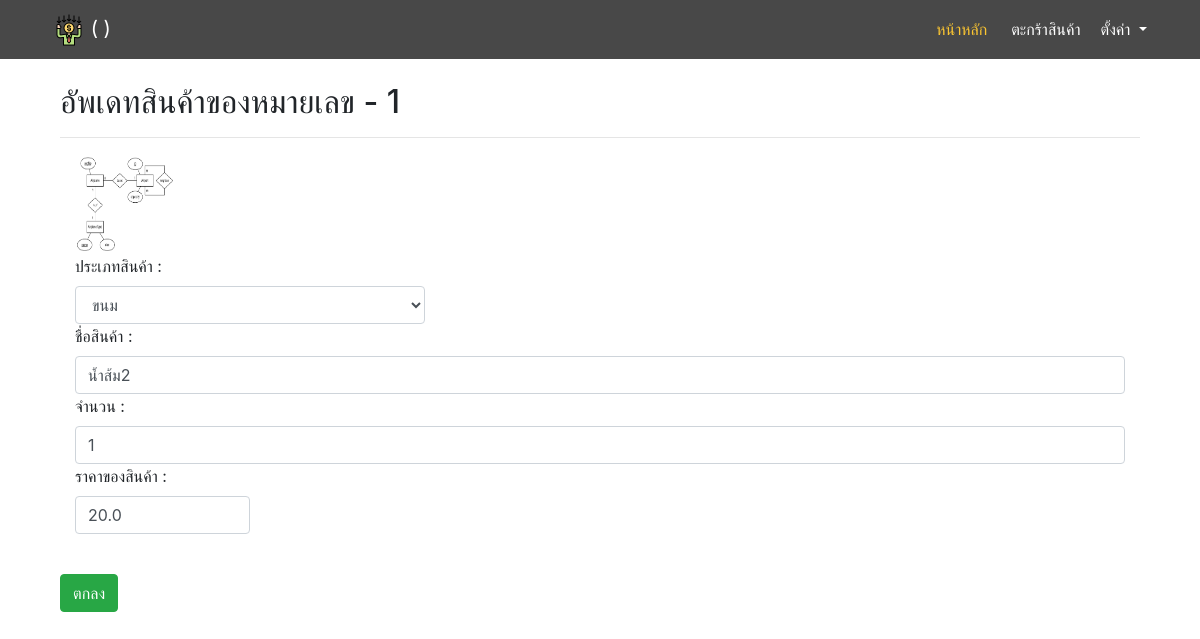
Before: /manage/product/1 with the older database file.
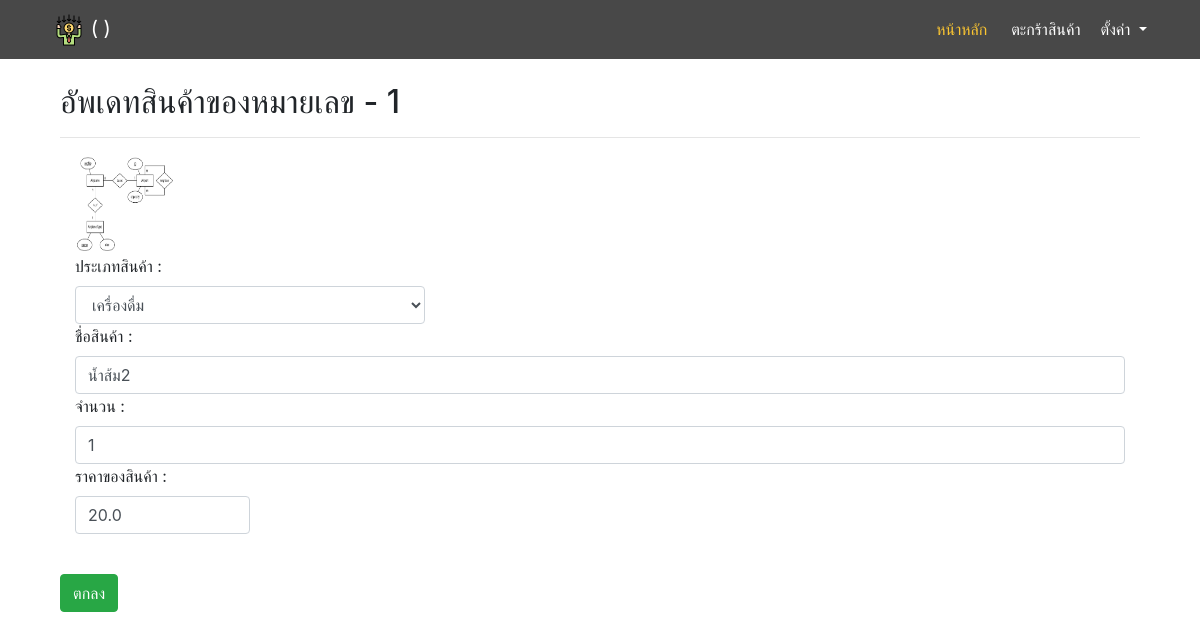
After: the same page with the newer database file.
### main/models.py (models this page shows, shortened)
class Product(models.Model):
    type = models.ForeignKey(Type, on_delete=models.PROTECT,null=True)
    name = models.CharField(max_length=255)
    description = models.CharField(max_length=255,null=True)
    price = models.FloatField()
    stock = models.IntegerField()
    picture = models.ImageField(upload_to='product_pic',null=True,blank=True)

class Type(models.Model):
    type_name = models.CharField(max_length=255)

### manage/views.py (the view, shortened to what this page needs)
# urls.py: path('product/<int:product_id>',views.product_update,name='pup'),
def product_update(request,product_id):
    page_title = 'Update Product = %d' %product_id
    product = Product.objects.get(pk=product_id)
    type = Type.objects.all()
    notice = ''
    context={
        'num':product_id,
        'product':product,
        'type':type,
        'notice':notice,
        'page_title':page_title
    }
    return render(request,'manage/product_form2.html',context=context)

### manage/templates/manage/product_form2.html (shortened to what this page needs)
{% extends 'base.html' %}
{% block content %}
 <div class="container">
  {% if product.id %}
  <form method="POST" action="{% url 'pup' product_id=num %}" enctype="multipart/form-data">
    <h2>อัพเดทสินค้าของหมายเลข - {{num}}</h2>
    <hr>
      {% endif %}
      <div class="form-group">
        <div class="col">
          {% if product.id %}
          <img src="{{product.picture.url}}" height='100' width='100'><br>
          <label>ประเภทสินค้า :</label>
          <select name="txt" class="form-control col-4">
            {% for t in type %}
            <option value="{{t.id}}" {% if product.type.id == t.id %} selected {% endif %}>{{t.type_name}}</option>
            {% endfor %}
          </select>
          {% endif %}
        </div>
        <div class="col">
          <label>ชื่อสินค้า :</label>
          <input type="text" class="form-control" name="txt_2" value="{{product.name}}" required>
        </div>
        <div class="col">
          <label>จำนวน :</label>
          <input type="text" class="form-control" name="txt_3" value="{{product.stock}}" required>
        </div>
        <div class="col">
          <label>ราคาของสินค้า :</label>
          <input type="text" class="form-control col-2" name="txt_4" value="{{product.price}}" required>
        </div><br>
      </div>
      <input type="submit" class="btn btn-success" value="ตกลง">
    </form><br>
</div>
{% endblock %}

Changed rows visible on the page:
changed Product "น้ำส้ม2": txt "ขนม" → "เครื่องดื่ม"
